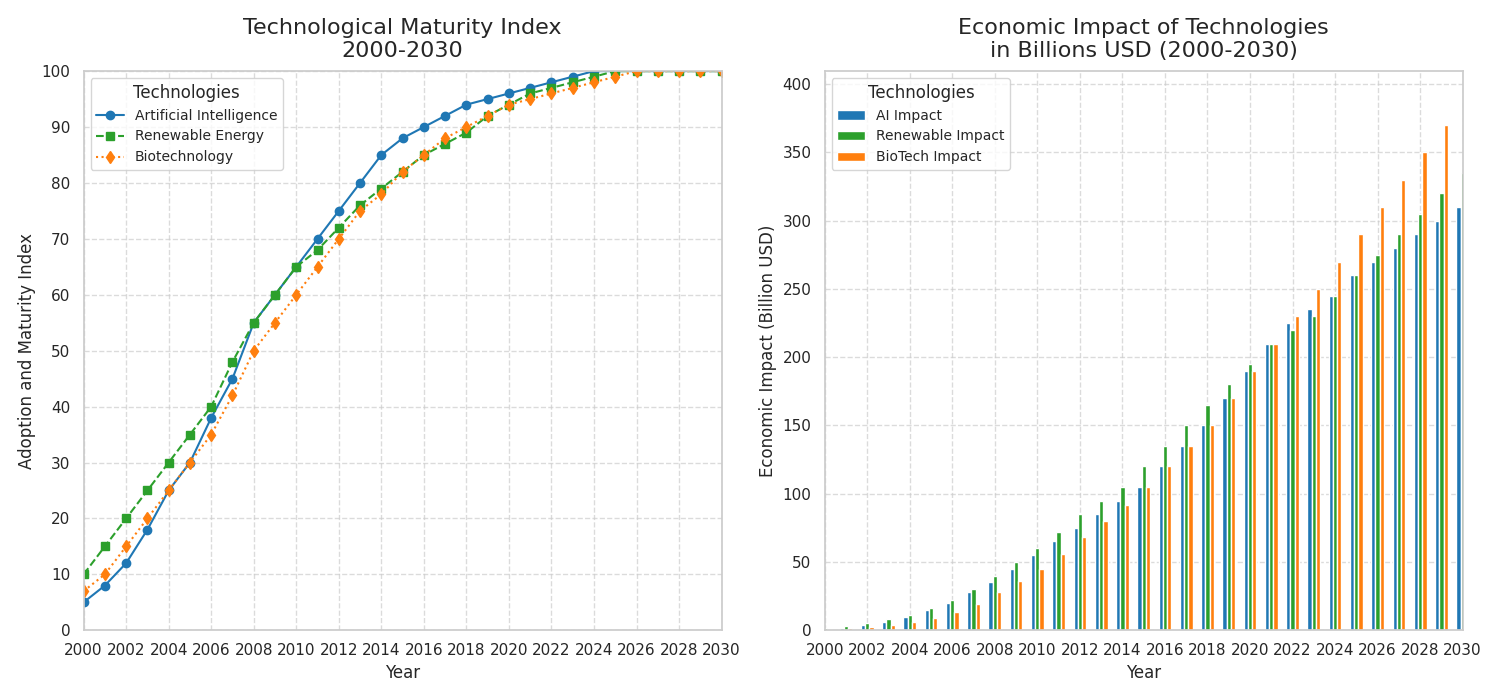

Recreate this plot in Python.
import matplotlib.pyplot as plt
import numpy as np

# Define the years and technologies (excluding Quantum Computing)
years = np.arange(2000, 2031)

# Constructing hypothetical data for each technology over the years
ai_growth = [5, 8, 12, 18, 25, 30, 38, 45, 55, 60, 65, 70, 75, 80, 85, 88, 90, 92, 94, 95, 96, 97, 98, 99, 100, 100, 100, 100, 100, 100, 100]
renewable_energy_growth = [10, 15, 20, 25, 30, 35, 40, 48, 55, 60, 65, 68, 72, 76, 79, 82, 85, 87, 89, 92, 94, 96, 97, 98, 99, 100, 100, 100, 100, 100, 100]
biotechnology_growth = [7, 10, 15, 20, 25, 30, 35, 42, 50, 55, 60, 65, 70, 75, 78, 82, 85, 88, 90, 92, 94, 95, 96, 97, 98, 99, 100, 100, 100, 100, 100]

ai_economic_impact = [1, 2, 4, 6, 10, 15, 20, 28, 35, 45, 55, 65, 75, 85, 95, 105, 120, 135, 150, 170, 190, 210, 225, 235, 245, 260, 270, 280, 290, 300, 310]
renewable_energy_economic_impact = [2, 3, 5, 8, 11, 16, 22, 30, 40, 50, 60, 72, 85, 95, 105, 120, 135, 150, 165, 180, 195, 210, 220, 230, 245, 260, 275, 290, 305, 320, 335]
biotechnology_economic_impact = [1, 1.5, 2.5, 4, 6, 9, 13, 19, 28, 36, 45, 56, 68, 80, 92, 105, 120, 135, 150, 170, 190, 210, 230, 250, 270, 290, 310, 330, 350, 370, 390]

# Plot setup with two subplots
fig, (ax1, ax2) = plt.subplots(1, 2, figsize=(15, 7))

# Plot 1: Technological Growth Over Time
ax1.plot(years, ai_growth, label='Artificial Intelligence', marker='o', color='tab:blue', linestyle='-')
ax1.plot(years, renewable_energy_growth, label='Renewable Energy', marker='s', color='tab:green', linestyle='--')
ax1.plot(years, biotechnology_growth, label='Biotechnology', marker='d', color='tab:orange', linestyle=':')

# Title and axis labels
ax1.set_title('Technological Maturity Index\n2000-2030', fontsize=16, pad=10)
ax1.set_xlabel('Year', fontsize=12)
ax1.set_ylabel('Adoption and Maturity Index', fontsize=12)
ax1.set_xticks(np.arange(2000, 2031, 2))
ax1.set_yticks(np.arange(0, 101, 10))
ax1.set_xlim(2000, 2030)
ax1.set_ylim(0, 100)

# Add gridlines
ax1.grid(True, linestyle='--', alpha=0.7)

# Legend
ax1.legend(title='Technologies', loc='upper left', fontsize=10)

# Plot 2: Economic Impact Over Time
ax2.bar(years - 0.2, ai_economic_impact, width=0.2, label='AI Impact', color='tab:blue')
ax2.bar(years, renewable_energy_economic_impact, width=0.2, label='Renewable Impact', color='tab:green')
ax2.bar(years + 0.2, biotechnology_economic_impact, width=0.2, label='BioTech Impact', color='tab:orange')

# Title and axis labels
ax2.set_title('Economic Impact of Technologies\nin Billions USD (2000-2030)', fontsize=16, pad=10)
ax2.set_xlabel('Year', fontsize=12)
ax2.set_ylabel('Economic Impact (Billion USD)', fontsize=12)
ax2.set_xticks(np.arange(2000, 2031, 2))
ax2.set_xlim(2000, 2030)

# Add gridlines
ax2.grid(True, linestyle='--', alpha=0.7)

# Legend
ax2.legend(title='Technologies', loc='upper left', fontsize=10)

# Adjust layout
plt.tight_layout()

# Show plot
plt.show()
